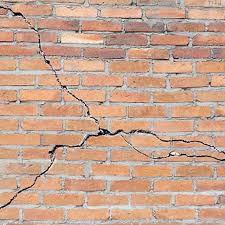
#> input picture backend/data/Dummydataset/INSP-002.jpg, 225 x 225 px
$ python stitcher.py ../../../backend/data/Dummydataset/INSP-002.jpg ../../../backend/data/Dummydataset/INSP-003.jpg
#> lines starting #> are read from the running program, lines starting #| are printed output that depends on the picture
"""
Orthomosaic Image Stitcher for AEGIS Drone Inspection Platform.

Tries multiple strategies in order:
  1. PANORAMA mode with default confidence (0.3)
  2. SCANS mode (better for nadir/top-down drone views)
  3. PANORAMA mode with lowered confidence (0.1) — last resort

All strategies preserve full resolution.
"""

import cv2
import numpy as np
import os
import zipfile
import tempfile
from pathlib import Path


def stitch_images(image_paths: list[str], max_dim: int = 4096):
    """
    Stitches multiple overlapping images into a single orthomosaic.

    Args:
        image_paths: List of absolute/relative file paths to input images.
        max_dim:     Max width or height before downscaling for stitching
                     (prevents OOM on very large drone images). Set to 0 to
                     disable.

    Returns:
        (stitched_image: np.ndarray | None, status_message: str)
    """
#> called with max_dim = 4096
    images = []
    for path in image_paths:
        img = cv2.imread(path)
#> img is the input picture: shape (225, 225, 3); mean B, G, R 144.3, 164.3, 199.8
        if img is not None:
            if max_dim and (img.shape[1] > max_dim or img.shape[0] > max_dim):
                scale = max_dim / max(img.shape[1], img.shape[0])
                img = cv2.resize(img, (0, 0), fx=scale, fy=scale, interpolation=cv2.INTER_AREA)
            images.append(img)

    if len(images) < 2:
        return None, "Need at least two valid images to stitch."

    error_codes = {
        cv2.Stitcher_ERR_NEED_MORE_IMGS:         "Need more images (increase batch size)",
        cv2.Stitcher_ERR_HOMOGRAPHY_EST_FAIL:    "Homography estimation failed (insufficient overlap — ensure ≥40% overlap)",
        cv2.Stitcher_ERR_CAMERA_PARAMS_ADJUST_FAIL: "Camera parameter adjustment failed",
    }

    strategies = [
        # (mode, conf_threshold, label)
        (cv2.Stitcher_PANORAMA, 0.3,  "PANORAMA / conf=0.3"),
        (cv2.Stitcher_SCANS,    0.3,  "SCANS (nadir) / conf=0.3"),
        (cv2.Stitcher_PANORAMA, 0.1,  "PANORAMA / conf=0.1 (relaxed)"),
        (cv2.Stitcher_SCANS,    0.1,  "SCANS / conf=0.1 (relaxed)"),
    ]

    last_error = "Unknown stitching error"

    for mode, conf, label in strategies:
        stitcher = cv2.Stitcher_create(mode)
        stitcher.setPanoConfidenceThresh(conf)

        status, result = stitcher.stitch(images)

        if status == cv2.Stitcher_OK:
            print(f"[STITCHER] ✅ Success with strategy: {label}")
            return result, f"Success ({label})"

        last_error = error_codes.get(status, f"Error code {status}")
        print(f"[STITCHER] ⚠️  Strategy '{label}' failed: {last_error}")
#> this loop made 4 passes
#> (status, last_error) on passes 1 to 3: (3, 'Camera parameter adjustment failed'), (1, 'Need more images (increase batch size)'), (3, 'Camera parameter adjustment failed')
#> status on pass 4: 0
#| [STITCHER] ⚠️  Strategy 'PANORAMA / conf=0.3' failed: Camera parameter adjustment failed
#| [STITCHER] ⚠️  Strategy 'SCANS (nadir) / conf=0.3' failed: Need more images (increase batch size)
#| [STITCHER] ⚠️  Strategy 'PANORAMA / conf=0.1 (relaxed)' failed: Camera parameter adjustment failed

    return None, f"All stitching strategies failed. Last error: {last_error}"


def extract_zip_images(zip_path: str, extract_to: str) -> list[str]:
    """
    Extracts image files from a ZIP archive into extract_to directory.

    Returns:
        Sorted list of extracted image file paths.
    """
    allowed_ext = {".jpg", ".jpeg", ".png", ".bmp", ".tiff", ".tif", ".webp"}
    extracted_paths = []

    with zipfile.ZipFile(zip_path, "r") as zf:
        for member in zf.infolist():
            # Skip directories and hidden files
            if member.filename.endswith("/") or os.path.basename(member.filename).startswith("."):
                continue
            ext = Path(member.filename).suffix.lower()
            if ext in allowed_ext:
                # Flatten: extract all images directly into extract_to
                dest_name = os.path.basename(member.filename)
                dest_path = os.path.join(extract_to, dest_name)
                with zf.open(member) as src, open(dest_path, "wb") as dst:
                    dst.write(src.read())
                extracted_paths.append(dest_path)

    return sorted(extracted_paths)


if __name__ == "__main__":
    # ── Quick smoke-test ──────────────────────────────────────────────────────
    import sys
    if len(sys.argv) < 3:
        print("Usage: python stitcher.py <img1> <img2> [img3 ...] [--out output.jpg]")
        sys.exit(0)

    args = sys.argv[1:]
    out_path = "orthomosaic_output.jpg"
    if "--out" in args:
        idx = args.index("--out")
        out_path = args[idx + 1]
        args = args[:idx] + args[idx + 2:]

    stitched, msg = stitch_images(args)
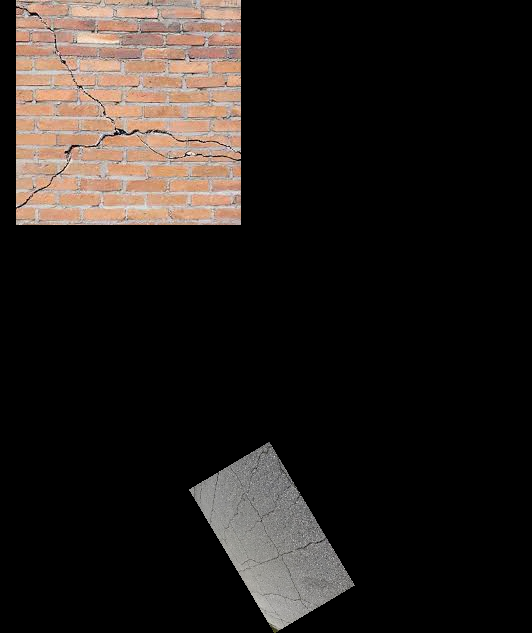
#> stitched: shape (633, 532, 3); mean of channels 0, 1, 2 27.8, 30.9, 36.2; drawn as B, G, R
#> msg = 'Success (SCANS / conf=0.1 (relaxed))'
    if stitched is not None:
        cv2.imwrite(out_path, stitched)
        print(f"Saved: {out_path}  ({msg})")
#| Saved: orthomosaic_output.jpg  (Success (SCANS / conf=0.1 (relaxed)))
    else:
        print(f"Failed: {msg}")
        sys.exit(1)
